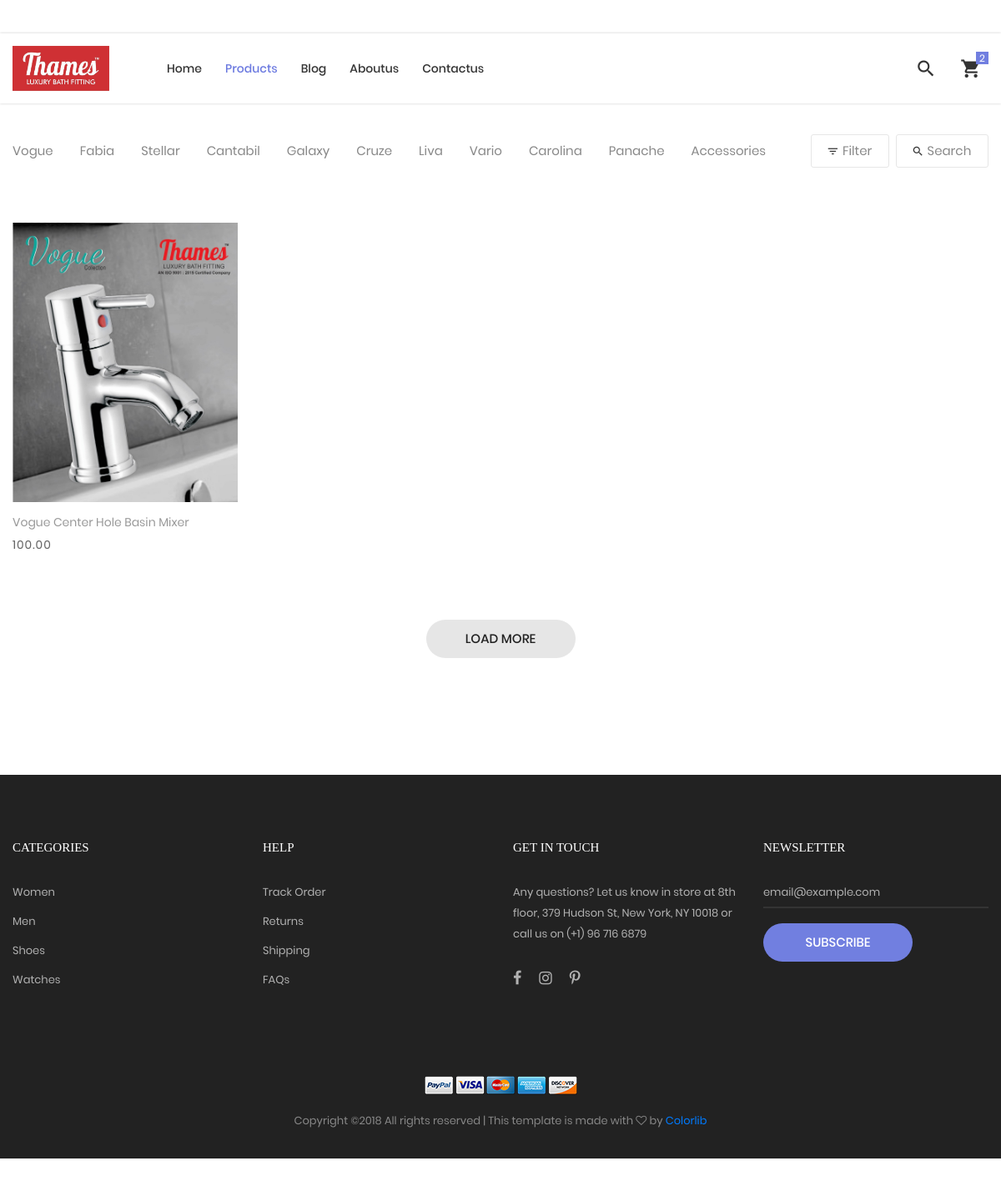
Screenshot of /products/ with the database file from the repository.
### webapp/models.py (models this page shows, shortened)
class Categories(models.Model):
    name=models.CharField(max_length=100)
    slug=models.SlugField(max_length=100)

class Products(models.Model):
    category=models.ForeignKey(Categories)
    name=models.CharField(max_length=100)
    slug=models.SlugField(max_length=100,null='True')
    description=models.TextField(blank=True)
    pic=models.FileField(upload_to='pic',null='True')
    price=models.DecimalField(max_digits=10,decimal_places=2)

### webapp/views.py (the view)
# urls.py: url(r'^products/$',products,name='products'),
def products(request):
    category=Categories.objects.all()
    default_category='vogue'
    all_products=Products.objects.filter(category__slug = default_category)
    return render(request,'product.html',{'cat':category,'pro':all_products,'d':default_category})

### webapp/templates/product.html (shortened to what this page needs)
<!DOCTYPE html>
<html lang="en">
<head>
	<link rel="stylesheet" type="text/css" href="/static/vendor/bootstrap/css/bootstrap.min.css">
	<link rel="stylesheet" type="text/css" href="/static/fonts/font-awesome-4.7.0/css/font-awesome.min.css">
	<link rel="stylesheet" type="text/css" href="/static/fonts/iconic/css/material-design-iconic-font.min.css">
	<link rel="stylesheet" type="text/css" href="/static/fonts/linearicons-v1.0.0/icon-font.min.css">
	<link rel="stylesheet" type="text/css" href="/static/vendor/animate/animate.css">
	<link rel="stylesheet" type="text/css" href="/static/vendor/css-hamburgers/hamburgers.min.css">
	<link rel="stylesheet" type="text/css" href="/static/vendor/animsition/css/animsition.min.css">
	<link rel="stylesheet" type="text/css" href="/static/vendor/select2/select2.min.css">
	<link rel="stylesheet" type="text/css" href="/static/vendor/daterangepicker/daterangepicker.css">
	<link rel="stylesheet" type="text/css" href="/static/vendor/slick/slick.css">
	<link rel="stylesheet" type="text/css" href="/static/vendor/MagnificPopup/magnific-popup.css">
	<link rel="stylesheet" type="text/css" href="/static/vendor/perfect-scrollbar/perfect-scrollbar.css">
	<link rel="stylesheet" type="text/css" href="/static/css/util.css">
	<link rel="stylesheet" type="text/css" href="/static/css/main.css">
</head>
<body class="animsition">
	<header class="header-v4">
		<div class="container-menu-desktop">
			<div class="wrap-menu-desktop how-shadow1">
				<nav class="limiter-menu-desktop container">
					<a href="#" class="logo">
						<img src="/static/images/icons/logo-01.jpeg" alt="IMG-LOGO">
					</a>
					<div class="menu-desktop">
						<ul class="main-menu">
							<li>
								<a href="/">Home</a>
							</li>
							<li class="active-menu">
								<a href="/">Products</a>
							</li>
							<li>
								<a href="{% url 'blog' %}">Blog</a>
							</li>
							<li>
								<a href="{% url 'aboutus' %}">Aboutus</a>
							</li>
							<li>
								<a href="{% url 'contactus' %}">Contactus</a>
							</li>
						</ul>
					</div>
					<div class="wrap-icon-header flex-w flex-r-m">
						<div class="icon-header-item cl2 hov-cl1 trans-04 p-l-22 p-r-11 js-show-modal-search">
							<i class="zmdi zmdi-search"></i>
						</div>
						<div class="icon-header-item cl2 hov-cl1 trans-04 p-l-22 p-r-11 icon-header-noti js-show-cart" data-notify="2">
							<i class="zmdi zmdi-shopping-cart"></i>
						</div>
					</div>
				</nav>
			</div>
		</div>
	</header>
	<div class="bg0 m-t-23 p-b-140">
		<div class="container">
			<div class="flex-w flex-sb-m p-b-52">
				<div class="flex-w flex-l-m filter-tope-group m-tb-10">
					{% for c in cat %}
					<a href="{% url 'category' c.slug %}">
					<button class="stext-106 cl6 hov1 bor3 trans-04 m-r-32 m-tb-5 "
					{% if c.slug == d %} class="active" {% endif %} data-filter="*">
						{{c.name}}
					</button>
					</a>
					{% endfor %}
				</div>
				<div class="flex-w flex-c-m m-tb-10">
					<div class="flex-c-m stext-106 cl6 size-104 bor4 pointer hov-btn3 trans-04 m-r-8 m-tb-4 js-show-filter">
						<i class="icon-filter cl2 m-r-6 fs-15 trans-04 zmdi zmdi-filter-list"></i>
						 Filter
					</div>
					<div class="flex-c-m stext-106 cl6 size-105 bor4 pointer hov-btn3 trans-04 m-tb-4 js-show-search">
						<i class="icon-search cl2 m-r-6 fs-15 trans-04 zmdi zmdi-search"></i>
						Search
					</div>
				</div>
			</div>
			<div class="row isotope-grid">
				{% for p in pro %}
				<div class="col-sm-6 col-md-4 col-lg-3 p-b-35 isotope-item women">
					<div class="block2">
						<div class="block2-pic hov-img0">
							<img src="{{p.pic.url}}" alt="IMG-PRODUCT">
						</div>
						<div class="block2-txt flex-w flex-t p-t-14">
							<div class="block2-txt-child1 flex-col-l ">
								<a href="{% url 'product_details' p.id %}" class="stext-104 cl4 hov-cl1 trans-04 js-name-b2 p-b-6">
									{{p.name}}
								</a>
								<span class="stext-105 cl3">
									{{p.price}}
								</span>
							</div>
						</div>
					</div>
				</div>
				{% endfor %}
			</div>
			<div class="flex-c-m flex-w w-full p-t-45">
				<a href="#" class="flex-c-m stext-101 cl5 size-103 bg2 bor1 hov-btn1 p-lr-15 trans-04">
					Load More
				</a>
			</div>
		</div>
	</div>
	<footer class="bg3 p-t-75 p-b-32">
		<div class="container">
			<div class="row">
				<div class="col-sm-6 col-lg-3 p-b-50">
					<h4 class="stext-301 cl0 p-b-30">
						Categories
					</h4>
					<ul>
						<li class="p-b-10">
							<a href="#" class="stext-107 cl7 hov-cl1 trans-04">
								Women
							</a>
						</li>
						<li class="p-b-10">
							<a href="#" class="stext-107 cl7 hov-cl1 trans-04">
								Men
							</a>
						</li>
						<li class="p-b-10">
							<a href="#" class="stext-107 cl7 hov-cl1 trans-04">
								Shoes
							</a>
						</li>
						<li class="p-b-10">
							<a href="#" class="stext-107 cl7 hov-cl1 trans-04">
								Watches
							</a>
						</li>
					</ul>
				</div>
				<div class="col-sm-6 col-lg-3 p-b-50">
					<h4 class="stext-301 cl0 p-b-30">
						Help
					</h4>
					<ul>
						<li class="p-b-10">
							<a href="#" class="stext-107 cl7 hov-cl1 trans-04">
								Track Order
							</a>
						</li>
						<li class="p-b-10">
							<a href="#" class="stext-107 cl7 hov-cl1 trans-04">
								Returns
							</a>
						</li>
						<li class="p-b-10">
							<a href="#" class="stext-107 cl7 hov-cl1 trans-04">
								Shipping
							</a>
						</li>
						<li class="p-b-10">
							<a href="#" class="stext-107 cl7 hov-cl1 trans-04">
								FAQs
							</a>
						</li>
					</ul>
				</div>
				<div class="col-sm-6 col-lg-3 p-b-50">
					<h4 class="stext-301 cl0 p-b-30">
						GET IN TOUCH
					</h4>
					<p class="stext-107 cl7 size-201">
						Any questions? Let us know in store at 8th floor, 379 Hudson St, New York, NY 10018 or call us on (+1) 96 716 6879
					</p>
					<div class="p-t-27">
						<a href="#" class="fs-18 cl7 hov-cl1 trans-04 m-r-16">
							<i class="fa fa-facebook"></i>
						</a>
						<a href="#" class="fs-18 cl7 hov-cl1 trans-04 m-r-16">
							<i class="fa fa-instagram"></i>
						</a>
						<a href="#" class="fs-18 cl7 hov-cl1 trans-04 m-r-16">
							<i class="fa fa-pinterest-p"></i>
						</a>
					</div>
				</div>
				<div class="col-sm-6 col-lg-3 p-b-50">
					<h4 class="stext-301 cl0 p-b-30">
						Newsletter
					</h4>
					<form>
						<div class="wrap-input1 w-full p-b-4">
							<input class="input1 bg-none plh1 stext-107 cl7" type="text" name="email" placeholder="email@example.com">
						</div>
						<div class="p-t-18">
							<button class="flex-c-m stext-101 cl0 size-103 bg1 bor1 hov-btn2 p-lr-15 trans-04">
								Subscribe
							</button>
						</div>
					</form>
				</div>
			</div>
			<div class="p-t-40">
				<div class="flex-c-m flex-w p-b-18">
					<a href="#" class="m-all-1">
						<img src="/static/images/icons/icon-pay-01.png" alt="ICON-PAY">
					</a>
					<a href="#" class="m-all-1">
						<img src="/static/images/icons/icon-pay-02.png" alt="ICON-PAY">
					</a>
					<a href="#" class="m-all-1">
						<img src="/static/images/icons/icon-pay-03.png" alt="ICON-PAY">
					</a>
					<a href="#" class="m-all-1">
						<img src="/static/images/icons/icon-pay-04.png" alt="ICON-PAY">
					</a>
					<a href="#" class="m-all-1">
						<img src="/static/images/icons/icon-pay-05.png" alt="ICON-PAY">
					</a>
				</div>
				<p class="stext-107 cl6 txt-center">
Copyright &copy;<script>document.write(new Date().getFullYear());</script> All rights reserved | This template is made with <i class="fa fa-heart-o" aria-hidden="true"></i> by <a href="https://colorlib.com" target="_blank">Colorlib</a>
				</p>
			</div>
		</div>
	</footer>
</body>
</html>

### webapp/static/css/main.css (style rules this page uses)
.container { max-width: 1380px; }
@media (max-width: 1600px) { .container { max-width: 1200px; } }
.container-menu-desktop { height: auto; width: 100%; position: relative; -webkit-transition: all 0.3s; -o-transition: all 0.3s; -moz-transition: all 0.3s; transition: all 0.3s; }
.header-v4 .container-menu-desktop { height: 124px; }
.wrap-menu-desktop { position: fixed; z-index: 1100; background-color: transparent; width: 100%; height: 84px; top: 40px; left: 0px; -webkit-transition: height 0.3s, background-color 0.3s; -o-transition: height 0.3s, background-color 0.3s; -moz-transition: height 0.3s, background-color 0.3s; transition: height 0.3s, background-color 0.3s; }
.header-v4 .wrap-menu-desktop { background-color: #fff; }
.limiter-menu-desktop { height: 100%; display: -webkit-box; display: -webkit-flex; display: -moz-box; display: -ms-flexbox; display: flex; align-items: center; background-color: transparent; }
.logo { display: -webkit-box; display: -webkit-flex; display: -moz-box; display: -ms-flexbox; display: flex; align-items: center; height: 65%; margin-right: 55px; }
.logo img { max-width: 100%; max-height: 100%; }
.menu-desktop { display: -webkit-box; display: -webkit-flex; display: -moz-box; display: -ms-flexbox; display: flex; align-items: center; height: 100%; }
.main-menu { list-style-type: none; margin: 0; display: -webkit-box; display: -webkit-flex; display: -moz-box; display: -ms-flexbox; display: flex; align-items: center; }
.main-menu > li { display: block; position: relative; padding: 20px 10px 20px 0px; margin: 0px 4px 0px 14px; }
.main-menu > li > a { font-family: Poppins-Medium; font-size: 14px; color: #333; padding: 5px 0px; transition: all 0.4s; -webkit-transition: all 0.4s; -o-transition: all 0.4s; -moz-transition: all 0.4s; }
.wrap-icon-header { flex-grow: 1; }
.icon-header-item { position: relative; font-size: 26px; line-height: 1; cursor: pointer; }
.icon-header-noti::after { content: attr(data-notify); font-family: Poppins-Regular; font-size: 12px; color: #fff; line-height: 15px; text-align: center; display: block; position: absolute; top: -7px; right: 0; min-width: 15px; height: 15px; padding: 0 3px; background-color: #717fe0; }
.main-menu > li.active-menu > a { color: #6c7ae0; }
.block2-pic { position: relative; }
.block2-txt-child1 { width: calc(100% - 30px); }
.cl0 { color: #fff; }
.cl2 { color: #333; }
.cl3 { color: #666; }
.cl4 { color: #999; }
.cl5 { color: #222; }
.cl6 { color: #888; }
.cl7 { color: #b2b2b2; }
.stext-101 { font-family: Poppins-Medium; font-size: 15px; line-height: 1.466667; text-transform: uppercase; }
.stext-104 { font-family: Poppins-Regular; font-size: 14px; line-height: 1.466667; }
.stext-105 { font-family: Poppins-Regular; font-size: 14px; line-height: 1.466667; letter-spacing: 1px; }
.stext-106 { font-family: Poppins-Regular; font-size: 15px; line-height: 1.2; }
.stext-107 { font-family: Poppins-Regular; font-size: 13px; line-height: 1.923; }
.stext-301 { font-family: Montserrat-Bold; font-size: 15px; line-height: 1.6; text-transform: uppercase; }
.size-103 { min-width: 179px; height: 46px; }
.size-104 { min-width: 94px; height: 40px; }
.size-105 { min-width: 111px; height: 40px; }
.size-201 { max-width: 270px; }
.bg-none { background-color: transparent; }
.bg0 { background-color: #fff; }
.bg1 { background-color: #717fe0; }
.bg2 { background-color: #e6e6e6; }
.bg3 { background-color: #222; }
.bor1 { border-radius: 23px; }
.bor3 { border-bottom: 1px solid transparent; }
.bor4 { border: 1px solid #e6e6e6; border-radius: 3px; }
.wrap-input1 { position: relative; border-bottom: 2px solid rgba(204,204,204, 0.1); }
.input1 { background-color: transparent; width: 100%; }
.how-shadow1 { box-shadow: 0 0px 3px 0px rgba(0,0,0,0.2); -moz-box-shadow: 0 0px 3px 0px rgba(0,0,0,0.2); -webkit-box-shadow: 0 0px 3px 0px rgba(0,0,0,0.2); -o-box-shadow: 0 0px 3px 0px rgba(0,0,0,0.2); -ms-box-shadow: 0 0px 3px 0px rgba(0,0,0,0.2); }
.hov-img0 { display: block; overflow: hidden; }
.hov-img0 img { width: 100%; -webkit-transition: transform 0.9s ease; -o-transition: transform 0.9s ease; -moz-transition: transform 0.9s ease; transition: transform 0.9s ease; }

### rows the page displays
Categories: name "Vogue"
Categories: name "Fabia"
Categories: name "Stellar"
Categories: name "Cantabil"
Categories: name "Galaxy"
Categories: name "Cruze"
Categories: name "Liva"
Categories: name "Vario"
Categories: name "Carolina"
Categories: name "Panache"
Categories: name "Accessories"
Products: pic (picture), name "Vogue Center Hole Basin Mixer", price "100.00"
